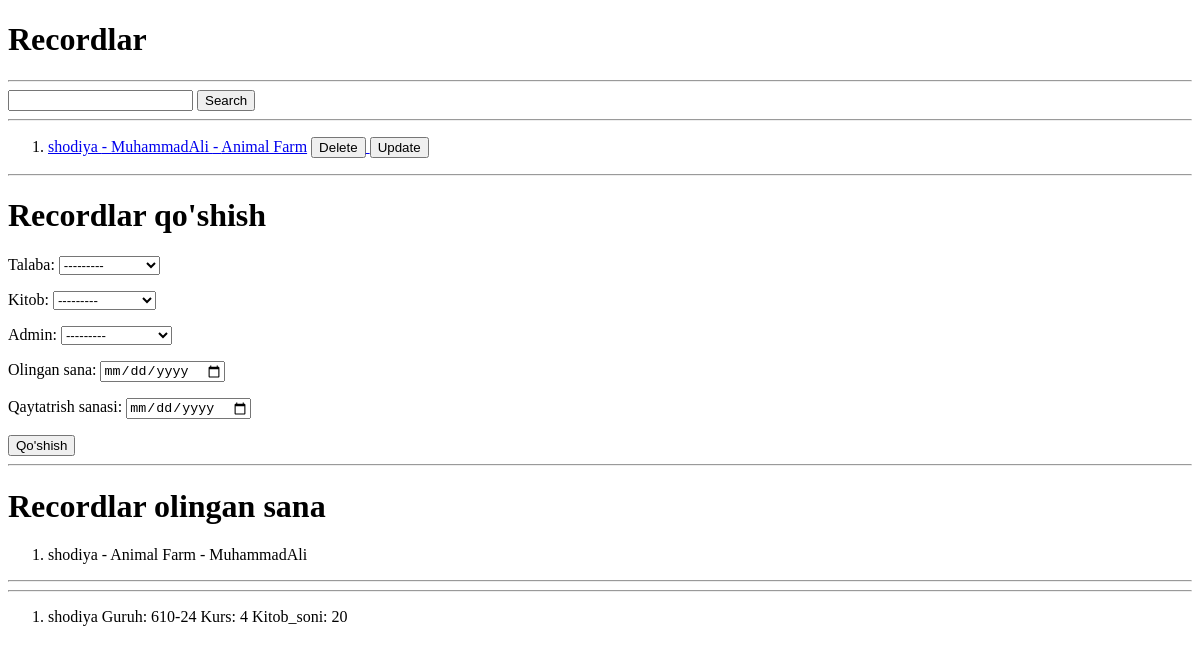
Before: /record/ with the older database file.
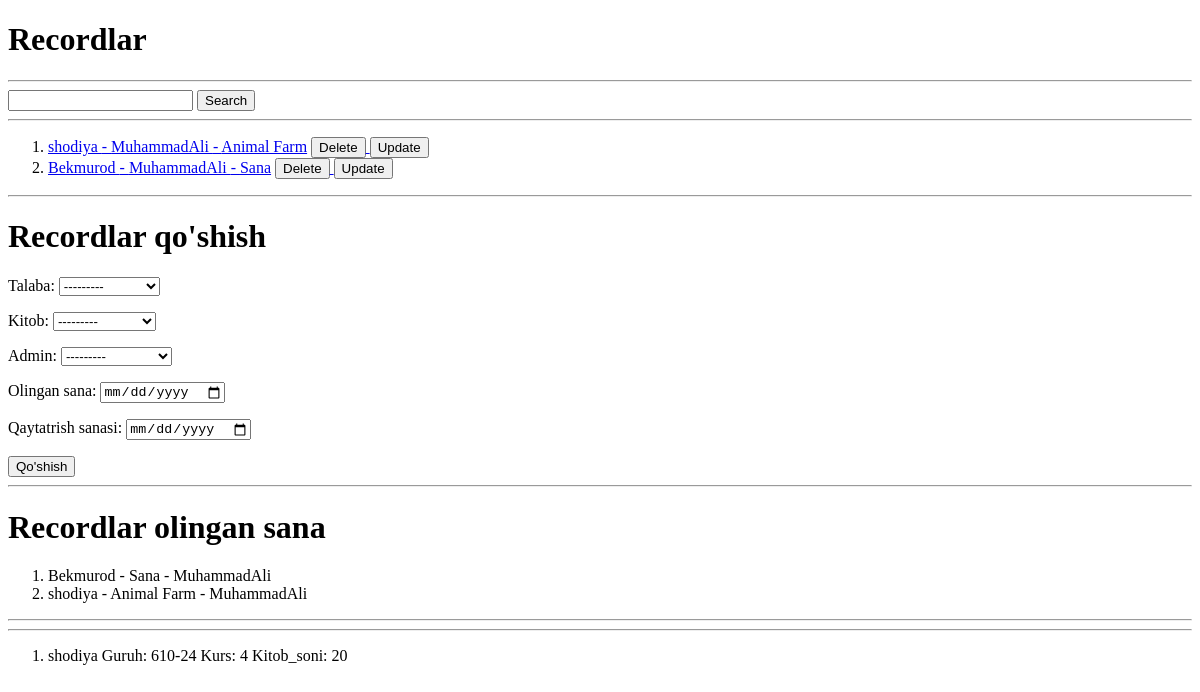
After: the same page with the newer database file.
### main/models.py (models this page shows, shortened)
class Record(models.Model):
    talaba = models.ForeignKey(Talaba, on_delete=models.CASCADE, )
    kitob = models.ForeignKey(Kitob, on_delete=models.CASCADE, )
    admin = models.ForeignKey(Admin, on_delete=models.CASCADE, )
    olingan_sana = models.DateTimeField()
    qaytatrish_sanasi = models.DateField()

class Talaba(models.Model):
    ism = models.CharField(max_length=255)
    guruh = models.CharField(max_length=255)
    kurs = models.PositiveIntegerField(default=1, validators=[MinValueValidator(1), MaxValueValidator(4)])
    kitob_soni = models.PositiveIntegerField()
    def __str__(self):
        return self.ism
    class Meta:
        verbose_name = 'Talaba'
        verbose_name_plural = 'Talabalar'

class Admin(models.Model):
    ism = models.CharField(max_length=255)
    ish_vaqti = models.CharField(max_length=255)
    def __str__(self):
        return self.ism
    class Meta:
        verbose_name = 'Admin'
        verbose_name_plural = 'Adminlar'

class Kitob(models.Model):
    nom = models.CharField(max_length=255)
    janr = models.CharField(max_length=255)
    sahifa = models.PositiveIntegerField()
    muallif = models.ForeignKey(Muallif, on_delete=models.CASCADE, )
    def __str__(self):
        return self.nom
    class Meta:
        verbose_name = 'Kitob'
        verbose_name_plural = 'Kitoblar'

### main/views.py (the view)
# urls.py: path("record/", record_view),
def record_view(request):
    if request.method == 'POST':
        form = RecordForm(request.POST)
        if form.is_valid():
            form.save()
            return redirect('/record/')
    recordlar = Record.objects.all()
    talabalar = Talaba.objects.all()
    kitoblar = Kitob.objects.all()
    adminlar = Admin.objects.all()
    record_sana = Record.objects.order_by("-olingan_sana")[:3]
    bitiruvchilar = Record.objects.filter(talaba__kurs=4)
    search = request.GET.get('search')
    if search:
        recordlar = recordlar.filter(talaba__ism__contains=search)
    context = {
        "recordlar": recordlar,
        'record_sana': record_sana,
        'bitiruvchilar': bitiruvchilar,
        'search': search,
        'talabalar': talabalar,
        'kitoblar': kitoblar,
        'adminlar': adminlar,
        'form': RecordForm(),
    }
    return render(request, "record.html", context=context)

### main/forms.py
class RecordForm(forms.ModelForm):
    class Meta:
        model = Record
        fields = '__all__'
        widgets = {
            'olingan_sana': forms.DateInput(attrs={'type': 'date'}),
            'qaytatrish_sanasi': forms.DateInput(attrs={'type': 'date'})
        }

### templates/record.html (shortened to what this page needs)
<!DOCTYPE html>
<html lang="en">
<head>
</head>
<body>
<h1>Recordlar</h1>
<hr>
<form>
    <input type="text" name="search" {% if search %} value="{{search}}" {% endif %}>
    <button>Search</button>
</form>
<hr>
<ol>
    {% for record in recordlar %}
    <li><a href="/record/{{record.id}}/">{{ record.talaba }} - {{record.admin}} - {{record.kitob}}</a>
        <a href="/record/{{record.id}}/delete/confirm">
            <button>Delete</button>
        </a>
        <a href="/record/{{record.id}}/update">
            <button>Update</button>
        </a>
    </li>
    {% endfor %}
</ol>
<hr>
<form method="post">
    <h1>Recordlar qo'shish</h1>
    {{ form.as_p }}
    <button>Qo'shish</button>
</form>
<hr>
<h1>Recordlar olingan sana </h1>
<ol>
    {% for sana in record_sana %}
    <li>{{sana.talaba}} - {{sana.kitob}} - {{sana.admin}}</li>
    {% endfor %}
</ol>
<hr>
<hr>
<ol>
    {% for student in bitiruvchilar %}
    <li>{{student.talaba.ism}}
        Guruh: {{student.talaba.guruh}}
        Kurs: {{student.talaba.kurs}}
        Kitob_soni: {{student.talaba.kitob_soni}}
    </li>
    {% endfor %}
</ol>
</body>
</html>

Changed rows visible on the page:
added Record: talaba "Bekmurod", admin "MuhammadAli", kitob "Sana"
